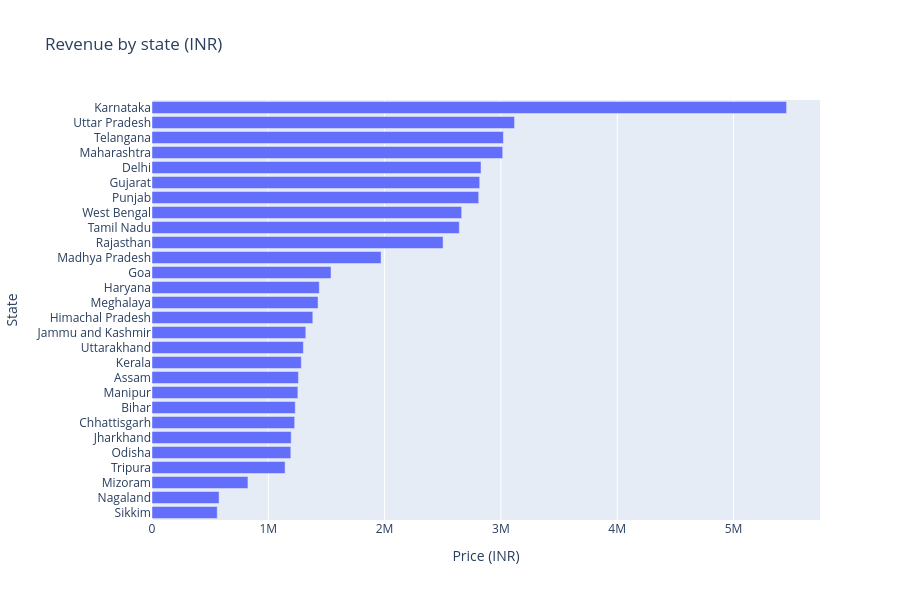

Notebook source saved alongside this figure:
### Markdown cell above
### Total Sales by State

### Code cell
fig=px.bar(
    df.groupby("State", as_index=False)["Price (INR)"].sum()
           .sort_values("Price (INR)",ascending=False),
    x="Price (INR)",
    y="State",
    orientation="h",
    title="Revenue by state (INR)")

fig.update_layout(height=600,yaxis=dict(autorange="reversed"))
fig.show()

### Figure 1 — Plotly figure (JSON) as saved in the notebook; plotly's stock layout.template omitted (floating-point values rounded to 4 significant figures)
{"data": [{"alignmentgroup": "True", "hovertemplate": "Price (INR)=%{x}<br>State=%{y}<extra></extra>", "legendgroup": "", "marker": {"color": "#636efa", "pattern": {"shape": ""}}, "name": "", "offsetgroup": "", "orientation": "h", "showlegend": false, "textposition": "auto", "type": "bar", "x": [5457000.0, 3117000.0, 3022000.0, 3016000.0, 2829000.0, 2818000.0, 2809000.0, 2663000.0, 2643000.0, 2503000.0, 1970000.0, 1539000.0, 1438000.0, 1428000.0, 1383000.0, 1323000.0, 1302000.0, 1284000.0, 1259000.0, 1254000.0, 1232000.0, 1227000.0, 1197000.0, 1194000.0, 1144000.0, 824900.0, 576800.0, 561000.0], "xaxis": "x", "y": ["Karnataka", "Uttar Pradesh", "Telangana", "Maharashtra", "Delhi", "Gujarat", "Punjab", "West Bengal", "Tamil Nadu", "Rajasthan", "Madhya Pradesh", "Goa", "Haryana", "Meghalaya", "Himachal Pradesh", "Jammu and Kashmir", "Uttarakhand", "Kerala", "Assam", "Manipur", "Bihar", "Chhattisgarh", "Jharkhand", "Odisha", "Tripura", "Mizoram", "Nagaland", "Sikkim"], "yaxis": "y"}], "layout": {"barmode": "relative", "height": 600, "legend": {"tracegroupgap": 0}, "title": {"text": "Revenue by state (INR)"}, "xaxis": {"anchor": "y", "domain": [0, 1], "title": {"text": "Price (INR)"}}, "yaxis": {"anchor": "x", "autorange": "reversed", "domain": [0, 1], "title": {"text": "State"}}}}
